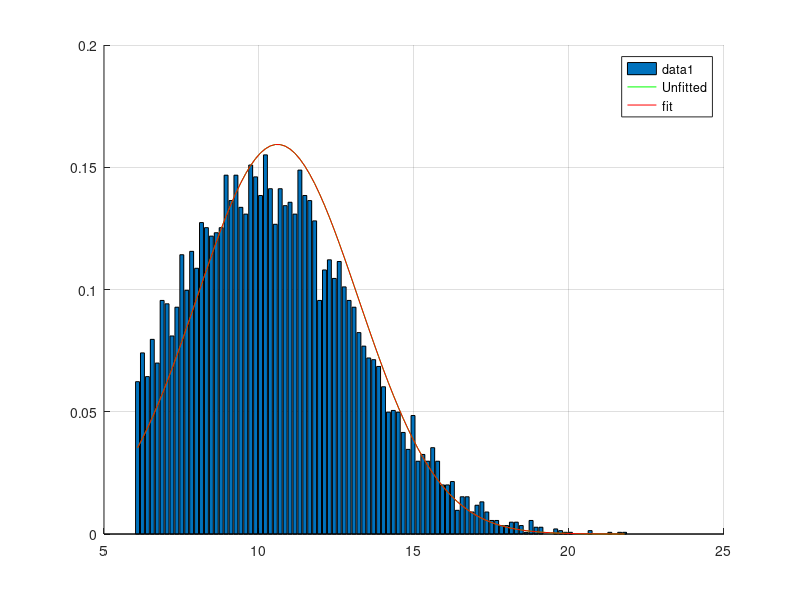

The MATLAB source for this figure:

n = 10000;
mu = 10;
xTrunc = 6;
sigma = 3;
x = normrnd(mu,sigma,[1 n]);


x = x(x > xTrunc);
length(x)

fighandle = figure();
axeshandle = gca;
grid on;
hold on;
[nelements xout] = hist(x,n/100);
bar(xout,nelements/sum(nelements)./(xout(2)-xout(1)));
pdf_truncnorm = @(x,mu,sigma) normpdf(x,mu,sigma) .* (1+normcdf(xTrunc,mu,sigma));


start = [mean(x),std(x)];
[paramEsts,paramCIs] = mle(x, 'pdf',pdf_truncnorm, 'start',start, 'lowerbound',[xTrunc 0],'upperbound',[Inf Inf])

plot(xout, feval(pdf_truncnorm,xout,mean(x),std(x)),'g','DisplayName','Unfitted')
plot(xout, feval(pdf_truncnorm,xout,paramEsts(1),paramEsts(2)),'r','DisplayName','fit')

legend(axeshandle,'show');

